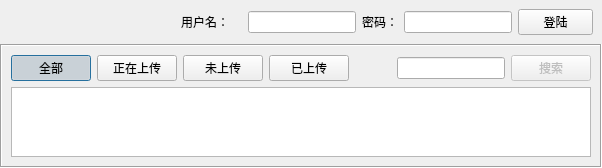
<?xml version="1.0" encoding="UTF-8"?>
<ui version="4.0">
 <class>AlbumManageDialog</class>
 <widget class="QDialog" name="AlbumManageDialog">
  <property name="geometry">
   <rect>
    <x>0</x>
    <y>0</y>
    <width>602</width>
    <height>165</height>
   </rect>
  </property>
  <property name="minimumSize">
   <size>
    <width>0</width>
    <height>0</height>
   </size>
  </property>
  <property name="mouseTracking">
   <bool>false</bool>
  </property>
  <property name="windowTitle">
   <string>相册管理</string>
  </property>
  <layout class="QVBoxLayout" name="verticalLayout">
   <property name="spacing">
    <number>0</number>
   </property>
   <property name="margin">
    <number>0</number>
   </property>
   <item>
    <layout class="QHBoxLayout" name="horizontalLayout_2">
     <property name="spacing">
      <number>6</number>
     </property>
     <property name="margin">
      <number>9</number>
     </property>
     <item>
      <spacer name="horizontalSpacer_2">
       <property name="orientation">
        <enum>Qt::Horizontal</enum>
       </property>
       <property name="sizeHint" stdset="0">
        <size>
         <width>40</width>
         <height>20</height>
        </size>
       </property>
      </spacer>
     </item>
     <item>
      <widget class="QLabel" name="userLabel">
       <property name="sizePolicy">
        <sizepolicy hsizetype="Fixed" vsizetype="Fixed">
         <horstretch>0</horstretch>
         <verstretch>0</verstretch>
        </sizepolicy>
       </property>
       <property name="frameShape">
        <enum>QFrame::NoFrame</enum>
       </property>
       <property name="text">
        <string>用户名：</string>
       </property>
       <property name="alignment">
        <set>Qt::AlignRight|Qt::AlignTrailing|Qt::AlignVCenter</set>
       </property>
      </widget>
     </item>
     <item>
      <widget class="QLabel" name="nameLabel">
       <property name="sizePolicy">
        <sizepolicy hsizetype="Fixed" vsizetype="Fixed">
         <horstretch>0</horstretch>
         <verstretch>0</verstretch>
        </sizepolicy>
       </property>
       <property name="styleSheet">
        <string notr="true">color: rgb(0, 0, 255);</string>
       </property>
       <property name="frameShape">
        <enum>QFrame::NoFrame</enum>
       </property>
       <property name="frameShadow">
        <enum>QFrame::Plain</enum>
       </property>
       <property name="text">
        <string/>
       </property>
      </widget>
     </item>
     <item>
      <widget class="QLineEdit" name="nameLineEdit">
       <property name="sizePolicy">
        <sizepolicy hsizetype="Fixed" vsizetype="Fixed">
         <horstretch>0</horstretch>
         <verstretch>0</verstretch>
        </sizepolicy>
       </property>
       <property name="text">
        <string/>
       </property>
       <property name="frame">
        <bool>true</bool>
       </property>
      </widget>
     </item>
     <item>
      <widget class="QLabel" name="passwdLabel">
       <property name="sizePolicy">
        <sizepolicy hsizetype="Fixed" vsizetype="Fixed">
         <horstretch>0</horstretch>
         <verstretch>0</verstretch>
        </sizepolicy>
       </property>
       <property name="frameShape">
        <enum>QFrame::NoFrame</enum>
       </property>
       <property name="text">
        <string>密码：</string>
       </property>
       <property name="alignment">
        <set>Qt::AlignRight|Qt::AlignTrailing|Qt::AlignVCenter</set>
       </property>
      </widget>
     </item>
     <item>
      <widget class="QLineEdit" name="passwdLineEdit">
       <property name="sizePolicy">
        <sizepolicy hsizetype="Fixed" vsizetype="Fixed">
         <horstretch>0</horstretch>
         <verstretch>0</verstretch>
        </sizepolicy>
       </property>
       <property name="text">
        <string/>
       </property>
       <property name="frame">
        <bool>true</bool>
       </property>
       <property name="echoMode">
        <enum>QLineEdit::Password</enum>
       </property>
      </widget>
     </item>
     <item>
      <widget class="QPushButton" name="loginPushButton">
       <property name="maximumSize">
        <size>
         <width>75</width>
         <height>16777215</height>
        </size>
       </property>
       <property name="text">
        <string>登陆</string>
       </property>
       <property name="autoDefault">
        <bool>false</bool>
       </property>
      </widget>
     </item>
    </layout>
   </item>
   <item>
    <widget class="QFrame" name="mainFrame">
     <property name="frameShape">
      <enum>QFrame::Box</enum>
     </property>
     <property name="frameShadow">
      <enum>QFrame::Sunken</enum>
     </property>
     <layout class="QVBoxLayout" name="mainVerticalLayout">
      <property name="spacing">
       <number>6</number>
      </property>
      <item>
       <layout class="QHBoxLayout" name="horizontalLayout">
        <item>
         <widget class="QPushButton" name="uploadPushButton">
          <property name="text">
           <string>全部</string>
          </property>
          <property name="checkable">
           <bool>true</bool>
          </property>
          <property name="checked">
           <bool>true</bool>
          </property>
          <property name="autoExclusive">
           <bool>true</bool>
          </property>
         </widget>
        </item>
        <item>
         <widget class="QPushButton" name="uploadingPushButton">
          <property name="text">
           <string>正在上传</string>
          </property>
          <property name="checkable">
           <bool>true</bool>
          </property>
          <property name="autoExclusive">
           <bool>true</bool>
          </property>
         </widget>
        </item>
        <item>
         <widget class="QPushButton" name="unuploadPushButton">
          <property name="text">
           <string>未上传</string>
          </property>
          <property name="checkable">
           <bool>true</bool>
          </property>
          <property name="autoExclusive">
           <bool>true</bool>
          </property>
         </widget>
        </item>
        <item>
         <widget class="QPushButton" name="uploadedPushButton">
          <property name="text">
           <string>已上传</string>
          </property>
          <property name="checkable">
           <bool>true</bool>
          </property>
          <property name="autoExclusive">
           <bool>true</bool>
          </property>
         </widget>
        </item>
        <item>
         <spacer name="horizontalSpacer">
          <property name="orientation">
           <enum>Qt::Horizontal</enum>
          </property>
          <property name="sizeHint" stdset="0">
           <size>
            <width>40</width>
            <height>20</height>
           </size>
          </property>
         </spacer>
        </item>
        <item>
         <widget class="QLineEdit" name="keywordLineEdit"/>
        </item>
        <item>
         <widget class="QPushButton" name="searchPushButton">
          <property name="enabled">
           <bool>false</bool>
          </property>
          <property name="text">
           <string>搜索</string>
          </property>
         </widget>
        </item>
       </layout>
      </item>
      <item>
       <widget class="QListWidget" name="listWidget"/>
      </item>
     </layout>
    </widget>
   </item>
  </layout>
 </widget>
 <resources/>
 <connections/>
</ui>
